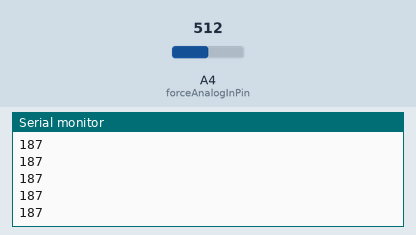
Simulated run of this sketch. Board: Arduino Uno, built with avr-gcc and run on an emulated ATmega328P. Shown: the last lines printed to the serial monitor. The inputs (shaded band) are chosen by the test bench; at power-on: A4 (forceAnalogInPin) = 512.

Above: at 1.2 s.
1.3 s: A4 (forceAnalogInPin) set to 716
At 1.9 s:
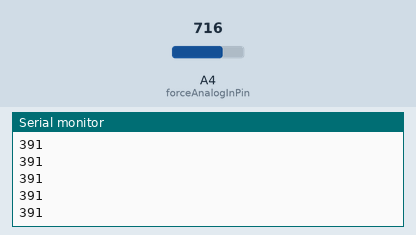
2.8 s: A4 (forceAnalogInPin) set to 900
At 3.3 s:
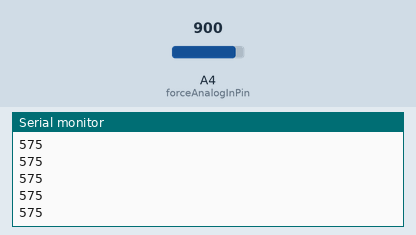
Timing chart, 0 to 5.8 s (numbered marks = the images above; inputs shaded):
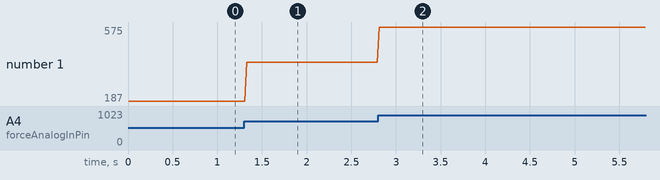

Measured:
- after the input at 1.3 s, the serial monitor: prints a new line at once (image 1)
- after the input at 2.8 s, the serial monitor: prints a new line at once (image 2)
- plotted number 1: 187 → 391 after the input at 1.3 s, 391 → 575 after the input at 2.8 s

The sketch:

test_force_sensor_nov22c.ino
```cpp
int forceAnalogInPin = A4;
const int forceOffset = 325;
int forceIs;
void setup() {
  Serial.begin(9600);
  // put your setup code here, to run once:

}

void loop() {
  forceIs = analogRead(forceAnalogInPin) - forceOffset;
  delay(10);
  Serial.println(forceIs);
  delay(10);

  // put your main code here, to run repeatedly:

}
```
